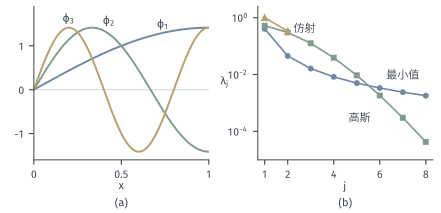

Generate this figure with Python:
from pathlib import Path
import sys
ROOT = next(p for p in Path(__file__).resolve().parents if (p/"build.sh").is_file() and (p/"tex/book.tex").is_file())
sys.path.insert(0, str(ROOT/"figures/00-shared/mathematical-preliminaries-upper/00-shared/comprehension-figures"))
from support import figure, save, BLUE, GREEN, YELLOW, RED, PURPLE, INK, MUTED, GRID, BLUE_FILL, GREEN_FILL, YELLOW_FILL, RED_FILL, PURPLE_FILL
import numpy as np
from matplotlib.colors import LinearSegmentedColormap
from matplotlib.patches import Rectangle
# (a) 最小值核 [0,1] Lebesgue 下 phi_j=sqrt2 sin((j-1/2)pi x)；(b) 特征值：最小值核 ((j-1/2)pi)^-2，
# 高斯核 sigma=.5,[-1,1],dx/2（40 点 Gauss-Legendre 离散），仿射核 1,1/3。
from numpy.polynomial.legendre import leggauss
x = np.linspace(0, 1, 501); om = lambda j: (j-.5)*np.pi
fig, axes = figure(width_mm=112, height_mm=54, ncols=2)
fig.set_layout_engine(None)
fig.subplots_adjust(left=.075, right=.985, top=.97, bottom=.245, wspace=.28)
a, b = axes
for j, c in zip((1, 2, 3), (BLUE, GREEN, YELLOW)):
    a.plot(x, np.sqrt(2)*np.sin(om(j)*x), color=c, lw=1.4)
a.axhline(0, color=GRID, lw=.85, zorder=0)
a.text(.74, 1.42, r'$\phi_1$', color=INK, ha='center'); a.text(.43, 1.5, r'$\phi_2$', color=INK, ha='center'); a.text(.2, 1.55, r'$\phi_3$', color=INK, ha='center')
a.set_xlim(0, 1); a.set_ylim(-1.6, 1.9); a.set_xticks([0, .5, 1]); a.set_xticklabels(['0', '0.5', '1']); a.set_yticks([-1, 0, 1]); a.set_xlabel('$x$', labelpad=1)
t, w = leggauss(40); G = np.exp(-(t[:, None]-t[None])**2/(2*.25)); S = np.sqrt(w/2)
eg = np.linalg.eigvalsh(S[:, None]*G*S[None])[::-1][:8]
j = np.arange(1, 9)
b.semilogy(j, om(j)**-2, 'o-', color=BLUE, ms=3.3, lw=1.2)
b.semilogy(j, eg, 's-', color=GREEN, ms=3.3, lw=1.2)
b.semilogy([1, 2], [1, 1/3], '^', color=YELLOW, ms=4, ls='-', lw=1.2)
b.text(7, 6e-3, '最小值', color=INK, ha='center', va='bottom'); b.text(5.6, 3e-4, '高斯', color=INK, ha='right', va='center'); b.text(2.25, .42, '仿射', color=INK, va='center')
b.set_xticks([1, 2, 4, 6, 8]); b.set_xlim(.7, 8.3); b.set_ylim(1e-5, 2.5); b.set_yticks([1, 1e-2, 1e-4]); b.minorticks_off(); b.set_xlabel('$j$', labelpad=1); b.set_ylabel(r'$\lambda_j$', labelpad=2, rotation=0, va='center')
fig.canvas.draw()
for ax, s in zip(axes, '(a) (b)'.split()):
    r = ax.get_position(); fig.text((r.x0+r.x1)/2, .015, s, ha='center', va='bottom')
save(fig, Path(__file__).resolve().parent, 'figure', {'formula': 'lambda_j=((j-1/2)pi)^-2; phi_j=sqrt2 sin((j-1/2)pi x); gaussian via 40-pt GL', 'gauss': eg.tolist()})
